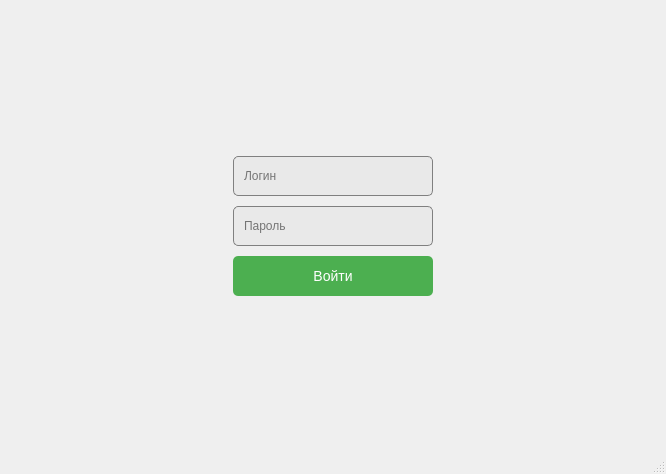
<?xml version="1.0" encoding="UTF-8"?>
<ui version="4.0">
 <class>LoginWindow</class>
 <widget class="QMainWindow" name="LoginWindow">
  <property name="geometry">
   <rect>
    <x>0</x>
    <y>0</y>
    <width>666</width>
    <height>474</height>
   </rect>
  </property>
  <property name="windowTitle">
   <string>MainWindow</string>
  </property>
  <widget class="QWidget" name="centralwidget">
   <layout class="QHBoxLayout" name="horizontalLayout">
    <item>
     <spacer name="horizontalSpacer_2">
      <property name="orientation">
       <enum>Qt::Horizontal</enum>
      </property>
      <property name="sizeType">
       <enum>QSizePolicy::MinimumExpanding</enum>
      </property>
      <property name="sizeHint" stdset="0">
       <size>
        <width>40</width>
        <height>20</height>
       </size>
      </property>
     </spacer>
    </item>
    <item>
     <layout class="QVBoxLayout" name="verticalLayout">
      <property name="spacing">
       <number>10</number>
      </property>
      <property name="sizeConstraint">
       <enum>QLayout::SetDefaultConstraint</enum>
      </property>
      <item>
       <spacer name="verticalSpacer">
        <property name="orientation">
         <enum>Qt::Vertical</enum>
        </property>
        <property name="sizeHint" stdset="0">
         <size>
          <width>20</width>
          <height>40</height>
         </size>
        </property>
       </spacer>
      </item>
      <item>
       <widget class="QLineEdit" name="LoginLine">
        <property name="sizePolicy">
         <sizepolicy hsizetype="Preferred" vsizetype="Fixed">
          <horstretch>0</horstretch>
          <verstretch>0</verstretch>
         </sizepolicy>
        </property>
        <property name="minimumSize">
         <size>
          <width>200</width>
          <height>40</height>
         </size>
        </property>
        <property name="styleSheet">
         <string notr="true">QLineEdit {
	font: 500 9pt &quot;Montserrat Medium&quot;;
   background: #e9e9e9;
	border-radius: 5px;
	padding: 8px;
	border: 1px solid gray;
}

QLineEdit:focus {
    border-color: #5fbaeb;
}
</string>
        </property>
        <property name="placeholderText">
         <string>Логин</string>
        </property>
       </widget>
      </item>
      <item>
       <widget class="QLineEdit" name="PasswordLine">
        <property name="sizePolicy">
         <sizepolicy hsizetype="Preferred" vsizetype="Fixed">
          <horstretch>0</horstretch>
          <verstretch>0</verstretch>
         </sizepolicy>
        </property>
        <property name="minimumSize">
         <size>
          <width>200</width>
          <height>40</height>
         </size>
        </property>
        <property name="styleSheet">
         <string notr="true">QLineEdit {
	font: 500 9pt &quot;Montserrat Medium&quot;;
   background: #e9e9e9;
	border-radius: 5px;
	padding: 8px;
	border: 1px solid gray;
}

QLineEdit:focus {
    border-color: #5fbaeb;
}
</string>
        </property>
        <property name="echoMode">
         <enum>QLineEdit::Password</enum>
        </property>
        <property name="placeholderText">
         <string>Пароль</string>
        </property>
       </widget>
      </item>
      <item>
       <widget class="QPushButton" name="LoginButton">
        <property name="sizePolicy">
         <sizepolicy hsizetype="Preferred" vsizetype="Fixed">
          <horstretch>0</horstretch>
          <verstretch>0</verstretch>
         </sizepolicy>
        </property>
        <property name="minimumSize">
         <size>
          <width>200</width>
          <height>40</height>
         </size>
        </property>
        <property name="styleSheet">
         <string notr="true">QPushButton {
font: 500 14pt &quot;Montserrat Medium&quot;;
    background-color: #4CAF50; 
    color: white; 
    border: none;
    font-size: 14px;
    border-radius: 5px; 
}
QPushButton:hover {
    background-color: #45a049;
}
QPushButton:pressed {
    background-color: #357a38; 
}</string>
        </property>
        <property name="text">
         <string>Войти</string>
        </property>
       </widget>
      </item>
      <item>
       <spacer name="verticalSpacer_2">
        <property name="orientation">
         <enum>Qt::Vertical</enum>
        </property>
        <property name="sizeHint" stdset="0">
         <size>
          <width>20</width>
          <height>40</height>
         </size>
        </property>
       </spacer>
      </item>
     </layout>
    </item>
    <item>
     <spacer name="horizontalSpacer">
      <property name="orientation">
       <enum>Qt::Horizontal</enum>
      </property>
      <property name="sizeType">
       <enum>QSizePolicy::MinimumExpanding</enum>
      </property>
      <property name="sizeHint" stdset="0">
       <size>
        <width>40</width>
        <height>20</height>
       </size>
      </property>
     </spacer>
    </item>
   </layout>
  </widget>
  <widget class="QMenuBar" name="menubar">
   <property name="geometry">
    <rect>
     <x>0</x>
     <y>0</y>
     <width>666</width>
     <height>17</height>
    </rect>
   </property>
  </widget>
  <widget class="QStatusBar" name="statusbar"/>
 </widget>
 <resources/>
 <connections/>
</ui>
